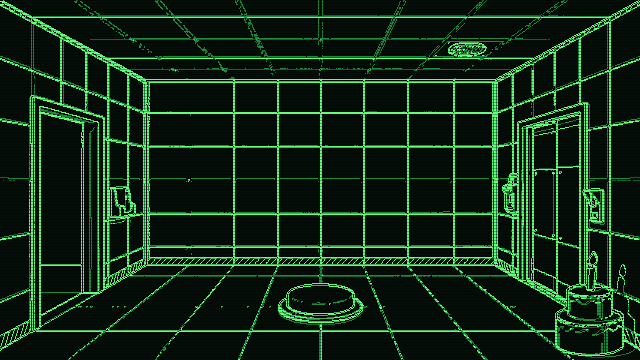
#> input picture game/grafik/oberflaeche/code_sicht/testkammer_1.png, 640 x 360 px, given in place of W3-R07_kueche_orakel.png, which was not available
$ python effekte_raum2.py ../../game/grafik/oberflaeche/code_sicht ../../game/grafik/oberflaeche/code_sicht/testkammer_2.png ../../game/grafik/oberflaeche/code_sicht/testkammer_2.png
#> lines starting #> are read from the running program, lines starting #| are printed output that depends on the picture
"""Welt-3-Effekte in Küche, Büroturm und Testkammer 3 (B27 Eieruhr, B28 Klone tippen, B35 Kopierer, B10 Kopieren,
B36 Lautsprecher). Ausschnitte in Hintergrundgröße mit Lage im Raum, ohne Bild-KI.
Aufruf: py -3 effekte_raum2.py <pixel-ordner> <ausgabe-ordner> <stand-ordner>"""
import json, sys, math
from pathlib import Path
import numpy as np
from PIL import Image

P, AUS, ST = Path(sys.argv[1]), Path(sys.argv[2]), Path(sys.argv[3])


def raum(n):
#> called with n = 'W3-R07_kueche_orakel'
    return np.asarray(Image.open(P / f"{n}.png").convert("RGBA")).copy()


def speichern(name, bilder, ms, raumname, x, y, schleife=True):
    h, w = bilder[0].shape[:2]
    Image.fromarray(np.concatenate(bilder, 1)).save(AUS / f"{name}.png")
    (AUS / f"{name}.json").write_text(json.dumps({"bild": [w, h], "bilder": len(bilder), "ms": ms, "schleife": schleife,
        "raum": raumname, "lage": [x, y], "hinweis": "Ausschnitt in Hintergrundgröße, links oben an lage legen"}, indent=1))
    print(name, len(bilder), "Bilder", w, "x", h, "bei", x, y)


def figur(name, hoehe):
    im = Image.open(ST / f"{name}.png").convert("RGBA")
    return np.asarray(im.resize((max(1, round(im.width * hoehe / im.height)), hoehe), Image.NEAREST))


def legen(ziel, bild, x, y):
    h, w = bild.shape[:2]
    for yy in range(h):
        for xx in range(w):
            if bild[yy, xx, 3] and 0 <= y + yy < ziel.shape[0] and 0 <= x + xx < ziel.shape[1]:
                ziel[y + yy, x + xx] = bild[yy, xx]


# B27 Eieruhr: die Henne wackelt mit jedem Ticken leicht nach links und rechts, der Fuß bleibt stehen
def eieruhr():
    r = raum("W3-R07_kueche_orakel"); x0, y0, W, H = 526, 156, 36, 36
    grund = r[y0:y0 + H, x0:x0 + W].copy()
    fuss = 188 - y0                                     # Brett-Oberkante
    bilder = []
    for neig in (0, 1, 0, -1):
        b = grund.copy()
        for y in range(4, fuss):
            versatz = int(round(neig * (fuss - y) / (fuss - 4)))
            if versatz:
                b[y, 4:W - 4] = np.roll(grund[y, 4:W - 4], versatz, axis=0)
        bilder.append(b)
#> after the loop, bilder = 4 items
    speichern("W3-B27_eieruhr", bilder, 250, "W3-R07_kueche_orakel", x0, y0)
#| W3-B27_eieruhr 4 Bilder 36 x 36 bei 526 156


# B35 Kopierer rattert: Gerät zittert, Lichtbalken unter dem Deckel, Blatt flattert in der Ablage
def kopierer():
    r = raum("W3-R08_buero_50"); x0, y0, W, H = 464, 176, 82, 128
#> call 2 of raum, with n = 'W3-R08_buero_50'
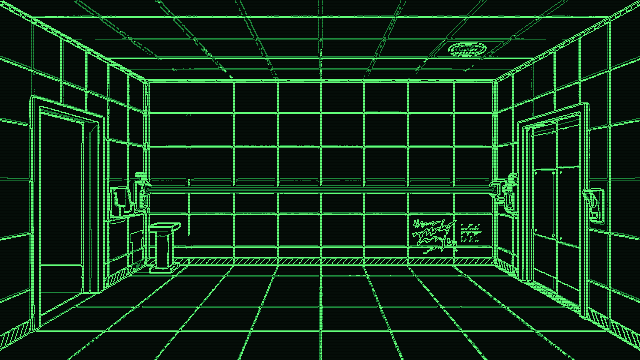
#> input picture game/grafik/oberflaeche/code_sicht/testkammer_2.png, 640 x 360 px, given in place of W3-R08_buero_50.png, which was not available
    grund = r[y0:y0 + H, x0:x0 + W].copy()
#> grund: shape (128, 82, 4)
    bilder = []
    for f in range(4):
        b = grund.copy()
        if f % 2:
            b[:H - 8] = np.roll(grund[:H - 8], 1, axis=1)   # Zittern, Füße bleiben
        lx = 14 + f * 12
        b[214 - y0:217 - y0, lx:lx + 8] = (0xff, 0xff, 0xf0, 255)
        blatt_y = 250 - y0 - (2 if f in (1, 3) else 0)
        b[blatt_y:blatt_y + 2, 40:58] = (0xf4, 0xf4, 0xf4, 255)
        bilder.append(b)
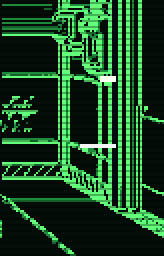
#> b: shape (128, 82, 4) (shown 2 times larger); mean R, G, B, A 26.7, 70.8, 35.2, 255
#> after the loop, bilder = 4 items
    speichern("W3-B35_kopierer", bilder, 90, "W3-R08_buero_50", x0, y0)
#| W3-B35_kopierer 4 Bilder 82 x 128 bei 464 176


# B10 Kopieren: Blitz unter dem Deckel, eine Kopie von Schmidt gleitet flach aus der Ablage und richtet sich auf
def kopieren():
    r = raum("W3-R08_buero_50"); x0, y0, W, H = 380, 100, 166, 230
    grund = r[y0:y0 + H, x0:x0 + W].copy()
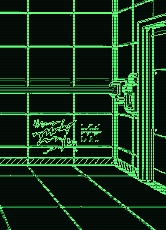
#> grund: shape (230, 166, 4); mean R, G, B, A 19.1, 53.1, 26.2, 255
    klon = figur("klon", 172)                       # etwas kleiner als vorn: steht in der Tiefe am Kopierer
    boden = 322 - y0; ablage_y = 252 - y0
    bilder = []
    for f, (blitz, anteil) in enumerate([(1, 0), (2, 0), (1, 0.08), (0, 0.25), (0, 0.5), (0, 0.8), (0, 1.0), (0, 1.0)]):
        b = np.zeros((H, W, 4), np.uint8)
        if blitz:
            hell = 255 if blitz == 2 else 200
            b[214 - y0:218 - y0, 476 - x0:536 - x0] = (hell, hell, 0xf0, 255)
            if blitz == 2:
                b[206 - y0:214 - y0, 470 - x0:540 - x0] = (0xff, 0xff, 0xff, 140)
        if anteil:
            h = max(2, int(klon.shape[0] * anteil))
            k = np.asarray(Image.fromarray(klon).resize((klon.shape[1], h), Image.NEAREST))
            unten = int(ablage_y + (boden - ablage_y) * min(1.0, anteil * 1.5))
            x = 470 - x0 - int(40 * min(1.0, anteil * 1.3))
            legen(b, k, x, unten - h)
        bilder.append(b)
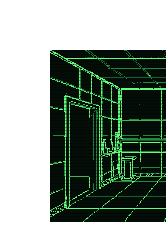
#> b: shape (230, 166, 4); mean of channels 0, 1, 2, 3 7.9, 22.4, 11.2, 133.3; transparent parts drawn white
#> after the loop, bilder = 8 items
    speichern("W3-B10_kopieren", bilder, 110, "W3-R08_buero_50", x0, y0, schleife=False)
#> call 3 of speichern, with name = 'W3-B10_kopieren', ms = 110, raumname = 'W3-R08_buero_50', x = 380, y = 100, schleife = False
#> in speichern (call 3), `Image.fromarray(np.concatenate(bilder, 1)).save(AUS / f"{name}.png")`:
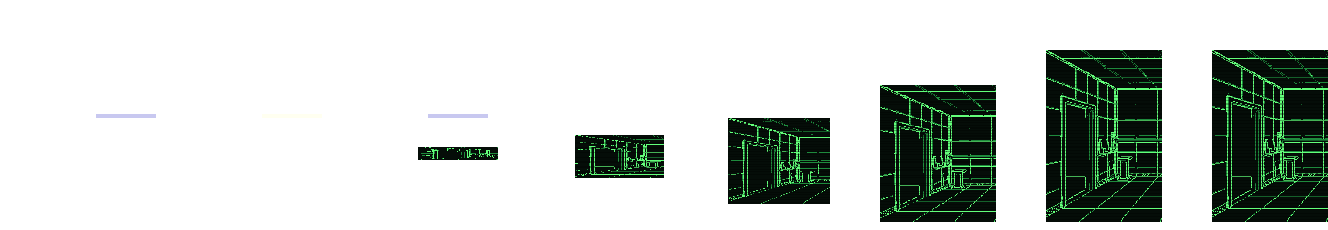
#> saved as W3-B10_kopieren.png: PIL image 1328x230 RGBA; mean R, G, B, A 4.5, 10.8, 5.9, 58.8; transparent parts drawn white
#| W3-B10_kopieren 8 Bilder 166 x 230 bei 380 100


# B28 Klone tippen: drei gleiche Klone an Tischen hinter der Glasscheibe links, tippen im Takt, drehen gleichzeitig den Kopf
def klone_tippen():
    r = raum("W3-R08_buero_50"); x0, y0, W, H = 96, 150, 54, 70
    grund = r[y0:y0 + H, x0:x0 + W].copy()
#> grund: shape (70, 54, 4)
    klon = figur("klon", 26)
    bilder = []
    for f in range(6):
        b = grund.copy()
        for i, x in enumerate((2, 19, 36)):
            k = klon[:, ::-1] if f == 4 else klon            # alle zugleich: Kopf wendet sich
            dy = 1 if f % 2 else 0                         # Tippen im Takt
            legen(b, k, x, 38 - k.shape[0] + dy)
            b[36:41, x - 1:x + 14] = (0x8b, 0x9b, 0xb4, 255)   # Tisch davor
            b[41:48, x:x + 2] = (0x5a, 0x69, 0x88, 255); b[41:48, x + 11:x + 13] = (0x5a, 0x69, 0x88, 255)
        # durch die Scheibe: etwas blasser
        m = b[..., 3] > 0
        b[m, :3] = (b[m, :3] * 0.75 + grund[m, :3] * 0.25).astype(np.uint8)
        bilder.append(b)
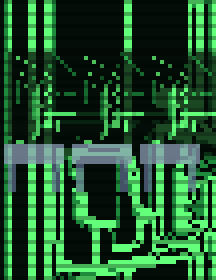
#> b: shape (70, 54, 4) (shown 4 times larger); mean R, G, B, A 35, 84.2, 46.8, 255
#> after the loop, bilder = 6 items
    speichern("W3-B28_klone_tippen", bilder, 140, "W3-R08_buero_50", x0, y0)
#> call 4 of speichern, with name = 'W3-B28_klone_tippen', ms = 140, raumname = 'W3-R08_buero_50', x = 96, y = 150, schleife = True
#> in speichern (call 4), `Image.fromarray(np.concatenate(bilder, 1)).save(AUS / f"{name}.png")`:
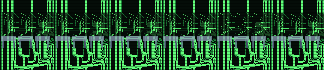
#> saved as W3-B28_klone_tippen.png: PIL image 324x70 RGBA; mean R, G, B, A 34.8, 83.7, 46.5, 255
#| W3-B28_klone_tippen 6 Bilder 54 x 70 bei 96 150


# B36 Lautsprecher in Testkammer 3: das Gitter klappt zu wie ein Mund, kleiner Funke, dann schmollt er
def lautsprecher():
    r = raum("W3-R11_testkammer_3"); x0, y0, W, H = 532, 52, 46, 60
    grund = r[y0:y0 + H, x0:x0 + W].copy()
    cx, cy, rx, ry = 551 - x0, 81 - y0, 11, 21
    yy, xx = np.mgrid[0:H, 0:W]
    gitter = ((xx - cx) / rx) ** 2 + ((yy - cy) / ry) ** 2 <= 1
    deckel = np.array([0xc0, 0xcb, 0xdc, 255], np.uint8); linie = np.array([0x26, 0x2b, 0x44, 255], np.uint8)
    def zu(anteil):
        b = grund.copy(); halb = int(ry * anteil)
        sel = gitter & ((yy < cy - ry + halb) | (yy > cy + ry - halb))
        b[sel] = deckel
        if anteil >= 1:
            b[gitter & (np.abs(yy - cy) < 1)] = linie
        return b
    funke = zu(1)
    for dy, dx in ((-24, 12), (-25, 13), (-23, 13), (-24, 14), (-26, 15)):
        if 0 <= cy + dy < H and 0 <= cx + dx < W:
            funke[cy + dy, cx + dx] = (0xfe, 0xe7, 0x61, 255)
    speichern("W3-B36_lautsprecher", [zu(0.5), zu(1), funke, zu(1)], 120, "W3-R11_testkammer_3", x0, y0, schleife=False)


#> (the run stopped early here; a loop or call above may not have finished)
